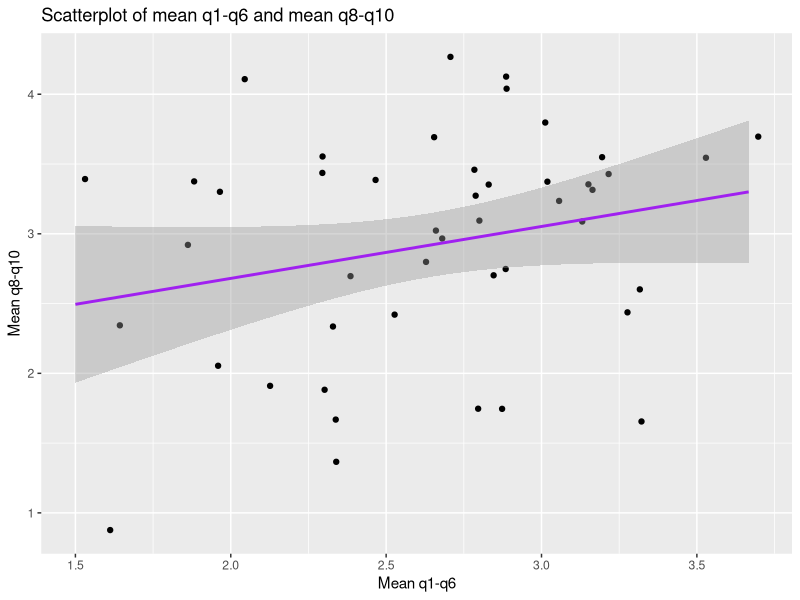

Generate this figure with R:
## ---- chunk 1
setwd(dirname(rstudioapi::getActiveDocumentContext()$path))
library(tidyverse)
## ---- chunk 2
week8_tbl <-  read.csv(file = "data/week3.csv") |>
  mutate(timeStart = ymd_hms(timeStart),
         timeEnd = ymd_hms(timeStart),
         gender = factor(gender, levels=c("M","F"),
                         labels = c("Male","Female")),
         condition=factor(condition, levels=c("A", "B", "C"),
                           labels=c("Block A", "Block B", "Control")),
         q5= 6 - q5) |> 
  dplyr::filter(q6 == 1)
## ---- chunk 3
week8_tbl %>% select(q1:q6)
(week8_tbl <-  week8_tbl %>% 
  mutate(mean_q1_q6 = rowMeans(select(., q1:q6)),
         mean_q8_q10 = rowMeans(select(., q8:q10)))) %>% 
  ggplot(aes(x=mean_q1_q6, y=mean_q8_q10)) + 
  geom_jitter() + 
  geom_smooth(method = "lm", color = "purple") +
  labs(x="Mean q1-q6",
       y="Mean q8-q10",
       title = "Scatterplot of mean q1-q6 and mean q8-q10")
## ---- chunk 4
cor.test(week8_tbl$mean_q1_q6, week8_tbl$mean_q8_q10)
## ---- chunk 5
shiny_tbl <- week8_tbl %>% 
  select(timeEnd, gender, mean_q1_q6, mean_q8_q10)
